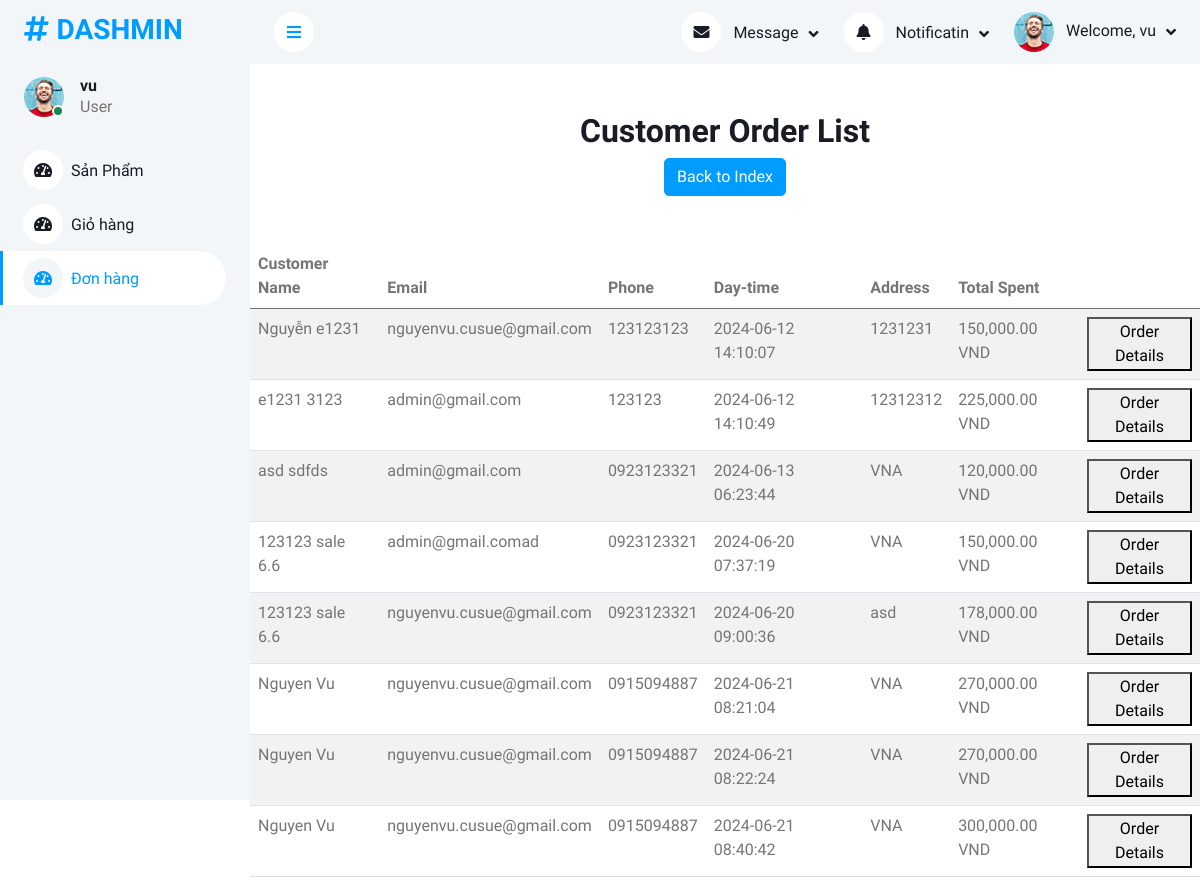
/dashmin-1.0.0/order.php (signed in), run on the app's committed database.
### tables this page shows
CREATE TABLE `orders` (
  `order_id` int(11) NOT NULL,
  `customer_name` varchar(255) NOT NULL,
  `customer_email` varchar(255) NOT NULL,
  `customer_phone` varchar(50) NOT NULL,
  `customer_address` text NOT NULL,
  `payment_method` varchar(50) NOT NULL,
  `total_amount` decimal(10,2) NOT NULL,
  `discount` decimal(10,2) DEFAULT 0.00,
  `coupon_code` varchar(50) DEFAULT NULL,
  `created_at` timestamp NOT NULL DEFAULT current_timestamp(),
  `status` int(1) NOT NULL DEFAULT 1,
  `user_id` int(11) NOT NULL
);

### dashmin-1.0.0/DBUtil.php (called while the page is built, shortened)
<?php
include "Database.php";
class DBUntil
{
    private $connection = null;
    function __construct()
    {
        $db = new Database(HOST, USERNAME, PASSWORD, DB_NAME);
        $this->connection = $db->getConnection();
    }
    public function select($sql, $params = [])
    {
        $stmt = $this->connection->prepare($sql);
        $stmt->execute($params);
        $stmt->setFetchMode(PDO::FETCH_ASSOC);
        return $stmt->fetchAll();
    }
}
?>

### dashmin-1.0.0/Database.php (called while the page is built, shortened)
<?php
class Database
{
    private $host;
    private $username;
    private $password;
    private $dbname;
    public function __construct($host, $username, $password, $dbname)
    {
        $this->host = $host;
        $this->password = $password;
        $this->username = $username;
        $this->dbname = $dbname;
    }
    public function getConnection()
    {
        try {
            $url = "mysql:host=" . $this->host . ";dbname=" . $this->dbname . ";username=" . $this->username . "";
            $this->connection = new PDO($url, $this->username, $this->password);
            $this->connection->setAttribute(PDO::ATTR_ERRMODE, PDO::ERRMODE_EXCEPTION);
            return $this->connection;
        } catch (\Exception $e) {
            echo "Error: " . $e->getMessage();
            return null;
        }
    }
}

### dashmin-1.0.0/order.php (the view, shortened to what this page needs)
<?php
include_once('./DBUtil.php');
$dbHelper = new DBUntil();
$user = $_SESSION['user'];
$customers = $dbHelper->select(" SELECT * FROM orders WHERE user_id = '$user[id]' ");
?>
<!DOCTYPE html>
<head>
    <link href="https://cdnjs.cloudflare.com/ajax/libs/font-awesome/5.10.0/css/all.min.css" rel="stylesheet">
    <link href="https://cdn.jsdelivr.net/npm/bootstrap-icons@1.4.1/font/bootstrap-icons.css" rel="stylesheet">
    <link href="lib/owlcarousel/assets/owl.carousel.min.css" rel="stylesheet">
    <link href="lib/tempusdominus/css/tempusdominus-bootstrap-4.min.css" rel="stylesheet" />
    <link href="css/bootstrap.min.css" rel="stylesheet">
    <link href="css/style.css" rel="stylesheet">
</head>
<body>
    <div class="container-xxl position-relative bg-white d-flex p-0">
        <div class="sidebar pe-4 pb-3">
            <nav class="navbar bg-light navbar-light">
                <a href="index_user.php" class="navbar-brand mx-4 mb-3">
                    <h3 class="text-primary"><i class="fa fa-hashtag me-2"></i>DASHMIN</h3>
                </a>
                <div class="d-flex align-items-center ms-4 mb-4">
                    <div class="position-relative">
                        <img class="rounded-circle" src="img/user.jpg" alt="" style="width: 40px; height: 40px;">
                        <div class="bg-success rounded-circle border border-2 border-white position-absolute end-0 bottom-0 p-1"></div>
                    </div>
                    <div class="ms-3">
                        <h6 class="mb-0"><?php echo isset($_SESSION['username']) ? $_SESSION['username'] : 'Guest'; ?></h6>
                        <span>User</span>
                    </div>
                </div>
                <div class="navbar-nav w-100">
                    <a href="index_user.php" class="nav-item nav-link "><i class="fa fa-tachometer-alt me-2"></i>Sản Phẩm</a>
                </div>
                <div class="navbar-nav w-100">
                    <a href="index_cart.php" class="nav-item nav-link "><i class="fa fa-tachometer-alt me-2"></i>Giỏ hàng</a>
                </div>
                <div class="navbar-nav w-100">
                    <a href="order.php" class="nav-item nav-link active"><i class="fa fa-tachometer-alt me-2"></i>Đơn hàng</a>
                </div>
            </nav>
        </div>
        <div class="content">
            <nav class="navbar navbar-expand bg-light navbar-light sticky-top px-4 py-0">
                <a href="#" class="sidebar-toggler flex-shrink-0">
                    <i class="fa fa-bars"></i>
                </a>
                <div class="navbar-nav align-items-center ms-auto">
                    <div class="nav-item dropdown">
                        <a href="#" class="nav-link dropdown-toggle" data-bs-toggle="dropdown">
                            <i class="fa fa-envelope me-lg-2"></i>
                            <span class="d-none d-lg-inline-flex">Message</span>
                        </a>
                    </div>
                    <div class="nav-item dropdown">
                        <a href="#" class="nav-link dropdown-toggle" data-bs-toggle="dropdown">
                            <i class="fa fa-bell me-lg-2"></i>
                            <span class="d-none d-lg-inline-flex">Notificatin</span>
                        </a>
                    </div>
                    <div class="nav-item dropdown">
                        <a href="#" class="nav-link dropdown-toggle" data-bs-toggle="dropdown">
                            <img class="rounded-circle me-lg-2" src="img/user.jpg" alt="" style="width: 40px; height: 40px;">
                            <span class="d-none d-lg-inline-flex"> Welcome, <?php echo isset($_SESSION['username']) ? $_SESSION['username'] : 'Guest'; ?></span>
                        </a>
                    </div>
                </div>
            </nav>
            <div class="py-5 text-center">
                <h2>Customer Order List</h2>
                <a href="index_user.php" class="btn btn-primary">Back to Index</a>
            </div>
            <div class="row">
                <div class="col-md-12">
                    <?php if (!empty($customers)) : ?>
                        <table class="table table-striped">
                            <thead>
                                <tr>
                                    <th scope="col">Customer Name</th>
                                    <th scope="col">Email</th>
                                    <th scope="col">Phone</th>
                                    <th scope="col">Day-time</th>
                                    <th scope="col">Address</th>
                                    <th scope="col">Total Spent</th>
                                    <th scope="col"></th>
                                </tr>
                            </thead>
                            <tbody>
                                <?php foreach ($customers as $customer) : ?>
                                    <tr>
                                        <td><?php echo htmlspecialchars($customer['customer_name']); ?></td>
                                        <td><?php echo htmlspecialchars($customer['customer_email']); ?></td>
                                        <td><?php echo htmlspecialchars($customer['customer_phone']); ?></td>
                                        <td><?php echo htmlspecialchars($customer['created_at']); ?></td>
                                        <td><?php echo htmlspecialchars($customer['customer_address']); ?></td>
                                        <td><?php echo number_format($customer['total_amount'], 2); ?> VND</td>
                                        <td>
                                            <form action="order_detail_user.php" method="post">
                                                <button type="submit">Order Details</button>
                                            </form>
                                        </td>
                                    </tr>
                                <?php endforeach; ?>
                            </tbody>
                        </table>
                    <?php else : ?>
                        <div class="alert alert-info" role="alert">
                            No customers found.
                        </div>
                    <?php endif; ?>
                </div>
            </div>
</body>
</html>

### dashmin-1.0.0/css/style.css (style rules this page uses)
.btn { transition: .5s; }
.btn.btn-primary { color: #FFFFFF; }
.sidebar { position: fixed; top: 0; left: 0; bottom: 0; width: 250px; height: 100vh; overflow-y: auto; background: var(--light); transition: 0.5s; z-index: 999; }
.content { margin-left: 250px; min-height: 100vh; background: #FFFFFF; transition: 0.5s; }
@media (min-width: 992px) { .sidebar { margin-left: 0; } }
@media (min-width: 992px) { .content { width: calc(100% - 250px); } }
.sidebar .navbar .navbar-nav .nav-link { padding: 7px 20px; color: var(--dark); font-weight: 500; border-left: 3px solid var(--light); border-radius: 0 30px 30px 0; outline: none; }
.sidebar .navbar .navbar-nav .nav-link:hover, .sidebar .navbar .navbar-nav .nav-link.active { color: var(--primary); background: #FFFFFF; border-color: var(--primary); }
.sidebar .navbar .navbar-nav .nav-link i { width: 40px; height: 40px; display: inline-flex; align-items: center; justify-content: center; background: #FFFFFF; border-radius: 40px; }
.sidebar .navbar .navbar-nav .nav-link:hover i, .sidebar .navbar .navbar-nav .nav-link.active i { background: var(--light); }
.content .navbar .navbar-nav .nav-link { margin-left: 25px; padding: 12px 0; color: var(--dark); outline: none; }
.content .navbar .sidebar-toggler, .content .navbar .navbar-nav .nav-link i { width: 40px; height: 40px; display: inline-flex; align-items: center; justify-content: center; background: #FFFFFF; border-radius: 40px; }
.content .navbar .dropdown-toggle::after { margin-left: 6px; vertical-align: middle; border: none; content: "\f107"; font-family: "Font Awesome 5 Free"; font-weight: 900; transition: .5s; }

### data on the page
orders: customer_name "Nguyễn e1231", customer_email "nguyenvu.cusue@gmail.com", customer_phone "123123123", created_at "2024-06-12 14:10:07", customer_address "1231231", total_amount "150,000.00"
orders: customer_name "e1231 3123", customer_email "admin@gmail.com", customer_phone "123123", created_at "2024-06-12 14:10:49", customer_address "12312312", total_amount "225,000.00"
orders: customer_name "asd sdfds", customer_email "admin@gmail.com", customer_phone "0923123321", created_at "2024-06-13 06:23:44", customer_address "VNA", total_amount "120,000.00"
orders: customer_name "123123 sale 6.6", customer_email "admin@gmail.comad", customer_phone "0923123321", created_at "2024-06-20 07:37:19", customer_address "VNA", total_amount "150,000.00"
orders: customer_name "123123 sale 6.6", customer_email "nguyenvu.cusue@gmail.com", customer_phone "0923123321", created_at "2024-06-20 09:00:36", customer_address "asd", total_amount "178,000.00"
orders: customer_name "Nguyen Vu", customer_email "nguyenvu.cusue@gmail.com", customer_phone "0915094887", created_at "2024-06-21 08:21:04", customer_address "VNA", total_amount "270,000.00"
orders: customer_name "Nguyen Vu", customer_email "nguyenvu.cusue@gmail.com", customer_phone "0915094887", created_at "2024-06-21 08:22:24", customer_address "VNA", total_amount "270,000.00"
orders: customer_name "Nguyen Vu", customer_email "nguyenvu.cusue@gmail.com", customer_phone "0915094887", created_at "2024-06-21 08:40:42", customer_address "VNA", total_amount "300,000.00"

### other printed values
$_SESSION['username'] "vu"
